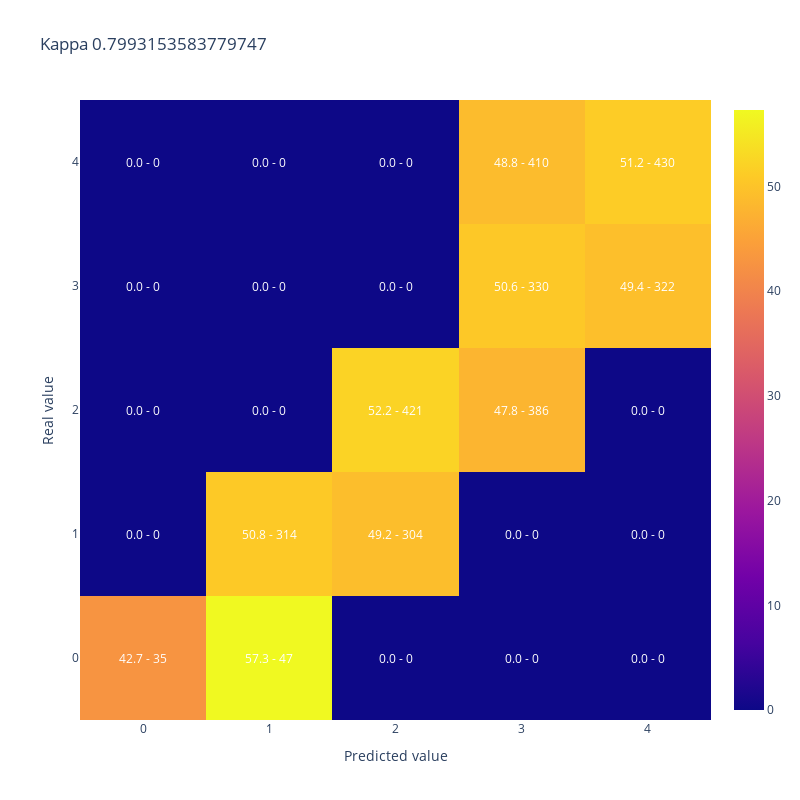
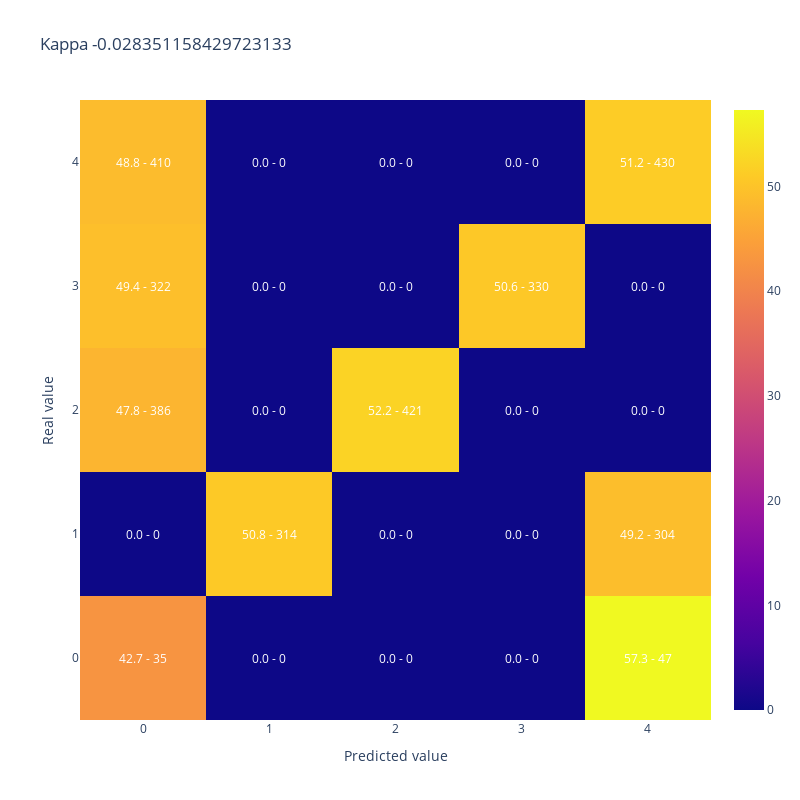

The cell these charts' notebook holds for them, in order:
### Code cell
y_simulado_cerca = [y_test.iloc[sample] if random_list[sample]<50/100 else y_cerca[sample] for sample in range(len(y_test))]

display(plot_confusion_matrix(y_test,y_simulado_cerca, 
                              title = "Kappa " + str(cohen_kappa_score(y_test,y_simulado_cerca, weights = 'quadratic'))))


y_simulado_lejos = [y_test.iloc[sample] if random_list[sample]<50/100 else y_lejos[sample] for sample in range(len(y_test))]

display(plot_confusion_matrix(y_test,y_simulado_lejos, 
                              title = "Kappa " + str(cohen_kappa_score(y_test,y_simulado_lejos, weights = 'quadratic'))))

### Figure 1 — Plotly figure (JSON) as saved in the notebook; plotly's stock layout.template omitted (floating-point values rounded to 4 significant figures)
{"data": [{"type": "heatmap", "x": [0, 1, 2, 3, 4], "y": [0, 1, 2, 3, 4], "z": [[42.68, 57.32, 0, 0, 0], [0, 50.81, 49.19, 0, 0], [0, 0, 52.17, 47.83, 0], [0, 0, 0, 50.61, 49.39], [0, 0, 0, 48.81, 51.19]]}], "layout": {"annotations": [{"font": {"color": "white"}, "showarrow": false, "text": "42.7 - 35", "x": 0, "xref": "x", "y": 0, "yref": "y"}, {"font": {"color": "white"}, "showarrow": false, "text": "57.3 - 47", "x": 1, "xref": "x", "y": 0, "yref": "y"}, {"font": {"color": "white"}, "showarrow": false, "text": "0.0 - 0", "x": 2, "xref": "x", "y": 0, "yref": "y"}, {"font": {"color": "white"}, "showarrow": false, "text": "0.0 - 0", "x": 3, "xref": "x", "y": 0, "yref": "y"}, {"font": {"color": "white"}, "showarrow": false, "text": "0.0 - 0", "x": 4, "xref": "x", "y": 0, "yref": "y"}, {"font": {"color": "white"}, "showarrow": false, "text": "0.0 - 0", "x": 0, "xref": "x", "y": 1, "yref": "y"}, {"font": {"color": "white"}, "showarrow": false, "text": "50.8 - 314", "x": 1, "xref": "x", "y": 1, "yref": "y"}, {"font": {"color": "white"}, "showarrow": false, "text": "49.2 - 304", "x": 2, "xref": "x", "y": 1, "yref": "y"}, {"font": {"color": "white"}, "showarrow": false, "text": "0.0 - 0", "x": 3, "xref": "x", "y": 1, "yref": "y"}, {"font": {"color": "white"}, "showarrow": false, "text": "0.0 - 0", "x": 4, "xref": "x", "y": 1, "yref": "y"}, {"font": {"color": "white"}, "showarrow": false, "text": "0.0 - 0", "x": 0, "xref": "x", "y": 2, "yref": "y"}, {"font": {"color": "white"}, "showarrow": false, "text": "0.0 - 0", "x": 1, "xref": "x", "y": 2, "yref": "y"}, {"font": {"color": "white"}, "showarrow": false, "text": "52.2 - 421", "x": 2, "xref": "x", "y": 2, "yref": "y"}, {"font": {"color": "white"}, "showarrow": false, "text": "47.8 - 386", "x": 3, "xref": "x", "y": 2, "yref": "y"}, {"font": {"color": "white"}, "showarrow": false, "text": "0.0 - 0", "x": 4, "xref": "x", "y": 2, "yref": "y"}, {"font": {"color": "white"}, "showarrow": false, "text": "0.0 - 0", "x": 0, "xref": "x", "y": 3, "yref": "y"}, {"font": {"color": "white"}, "showarrow": false, "text": "0.0 - 0", "x": 1, "xref": "x", "y": 3, "yref": "y"}, {"font": {"color": "white"}, "showarrow": false, "text": "0.0 - 0", "x": 2, "xref": "x", "y": 3, "yref": "y"}, {"font": {"color": "white"}, "showarrow": false, "text": "50.6 - 330", "x": 3, "xref": "x", "y": 3, "yref": "y"}, {"font": {"color": "white"}, "showarrow": false, "text": "49.4 - 322", "x": 4, "xref": "x", "y": 3, "yref": "y"}, {"font": {"color": "white"}, "showarrow": false, "text": "0.0 - 0", "x": 0, "xref": "x", "y": 4, "yref": "y"}, {"font": {"color": "white"}, "showarrow": false, "text": "0.0 - 0", "x": 1, "xref": "x", "y": 4, "yref": "y"}, {"font": {"color": "white"}, "showarrow": false, "text": "0.0 - 0", "x": 2, "xref": "x", "y": 4, "yref": "y"}, {"font": {"color": "white"}, "showarrow": false, "text": "48.8 - 410", "x": 3, "xref": "x", "y": 4, "yref": "y"}, {"font": {"color": "white"}, "showarrow": false, "text": "51.2 - 430", "x": 4, "xref": "x", "y": 4, "yref": "y"}], "height": 800, "title": {"text": "Kappa 0.7993153583779747"}, "width": 800, "xaxis": {"title": {"text": "Predicted value"}}, "yaxis": {"title": {"text": "Real value"}}}}

### Figure 2 — Plotly figure (JSON) as saved in the notebook; plotly's stock layout.template omitted (floating-point values rounded to 4 significant figures)
{"data": [{"type": "heatmap", "x": [0, 1, 2, 3, 4], "y": [0, 1, 2, 3, 4], "z": [[42.68, 0, 0, 0, 57.32], [0, 50.81, 0, 0, 49.19], [47.83, 0, 52.17, 0, 0], [49.39, 0, 0, 50.61, 0], [48.81, 0, 0, 0, 51.19]]}], "layout": {"annotations": [{"font": {"color": "white"}, "showarrow": false, "text": "42.7 - 35", "x": 0, "xref": "x", "y": 0, "yref": "y"}, {"font": {"color": "white"}, "showarrow": false, "text": "0.0 - 0", "x": 1, "xref": "x", "y": 0, "yref": "y"}, {"font": {"color": "white"}, "showarrow": false, "text": "0.0 - 0", "x": 2, "xref": "x", "y": 0, "yref": "y"}, {"font": {"color": "white"}, "showarrow": false, "text": "0.0 - 0", "x": 3, "xref": "x", "y": 0, "yref": "y"}, {"font": {"color": "white"}, "showarrow": false, "text": "57.3 - 47", "x": 4, "xref": "x", "y": 0, "yref": "y"}, {"font": {"color": "white"}, "showarrow": false, "text": "0.0 - 0", "x": 0, "xref": "x", "y": 1, "yref": "y"}, {"font": {"color": "white"}, "showarrow": false, "text": "50.8 - 314", "x": 1, "xref": "x", "y": 1, "yref": "y"}, {"font": {"color": "white"}, "showarrow": false, "text": "0.0 - 0", "x": 2, "xref": "x", "y": 1, "yref": "y"}, {"font": {"color": "white"}, "showarrow": false, "text": "0.0 - 0", "x": 3, "xref": "x", "y": 1, "yref": "y"}, {"font": {"color": "white"}, "showarrow": false, "text": "49.2 - 304", "x": 4, "xref": "x", "y": 1, "yref": "y"}, {"font": {"color": "white"}, "showarrow": false, "text": "47.8 - 386", "x": 0, "xref": "x", "y": 2, "yref": "y"}, {"font": {"color": "white"}, "showarrow": false, "text": "0.0 - 0", "x": 1, "xref": "x", "y": 2, "yref": "y"}, {"font": {"color": "white"}, "showarrow": false, "text": "52.2 - 421", "x": 2, "xref": "x", "y": 2, "yref": "y"}, {"font": {"color": "white"}, "showarrow": false, "text": "0.0 - 0", "x": 3, "xref": "x", "y": 2, "yref": "y"}, {"font": {"color": "white"}, "showarrow": false, "text": "0.0 - 0", "x": 4, "xref": "x", "y": 2, "yref": "y"}, {"font": {"color": "white"}, "showarrow": false, "text": "49.4 - 322", "x": 0, "xref": "x", "y": 3, "yref": "y"}, {"font": {"color": "white"}, "showarrow": false, "text": "0.0 - 0", "x": 1, "xref": "x", "y": 3, "yref": "y"}, {"font": {"color": "white"}, "showarrow": false, "text": "0.0 - 0", "x": 2, "xref": "x", "y": 3, "yref": "y"}, {"font": {"color": "white"}, "showarrow": false, "text": "50.6 - 330", "x": 3, "xref": "x", "y": 3, "yref": "y"}, {"font": {"color": "white"}, "showarrow": false, "text": "0.0 - 0", "x": 4, "xref": "x", "y": 3, "yref": "y"}, {"font": {"color": "white"}, "showarrow": false, "text": "48.8 - 410", "x": 0, "xref": "x", "y": 4, "yref": "y"}, {"font": {"color": "white"}, "showarrow": false, "text": "0.0 - 0", "x": 1, "xref": "x", "y": 4, "yref": "y"}, {"font": {"color": "white"}, "showarrow": false, "text": "0.0 - 0", "x": 2, "xref": "x", "y": 4, "yref": "y"}, {"font": {"color": "white"}, "showarrow": false, "text": "0.0 - 0", "x": 3, "xref": "x", "y": 4, "yref": "y"}, {"font": {"color": "white"}, "showarrow": false, "text": "51.2 - 430", "x": 4, "xref": "x", "y": 4, "yref": "y"}], "height": 800, "title": {"text": "Kappa -0.028351158429723133"}, "width": 800, "xaxis": {"title": {"text": "Predicted value"}}, "yaxis": {"title": {"text": "Real value"}}}}
